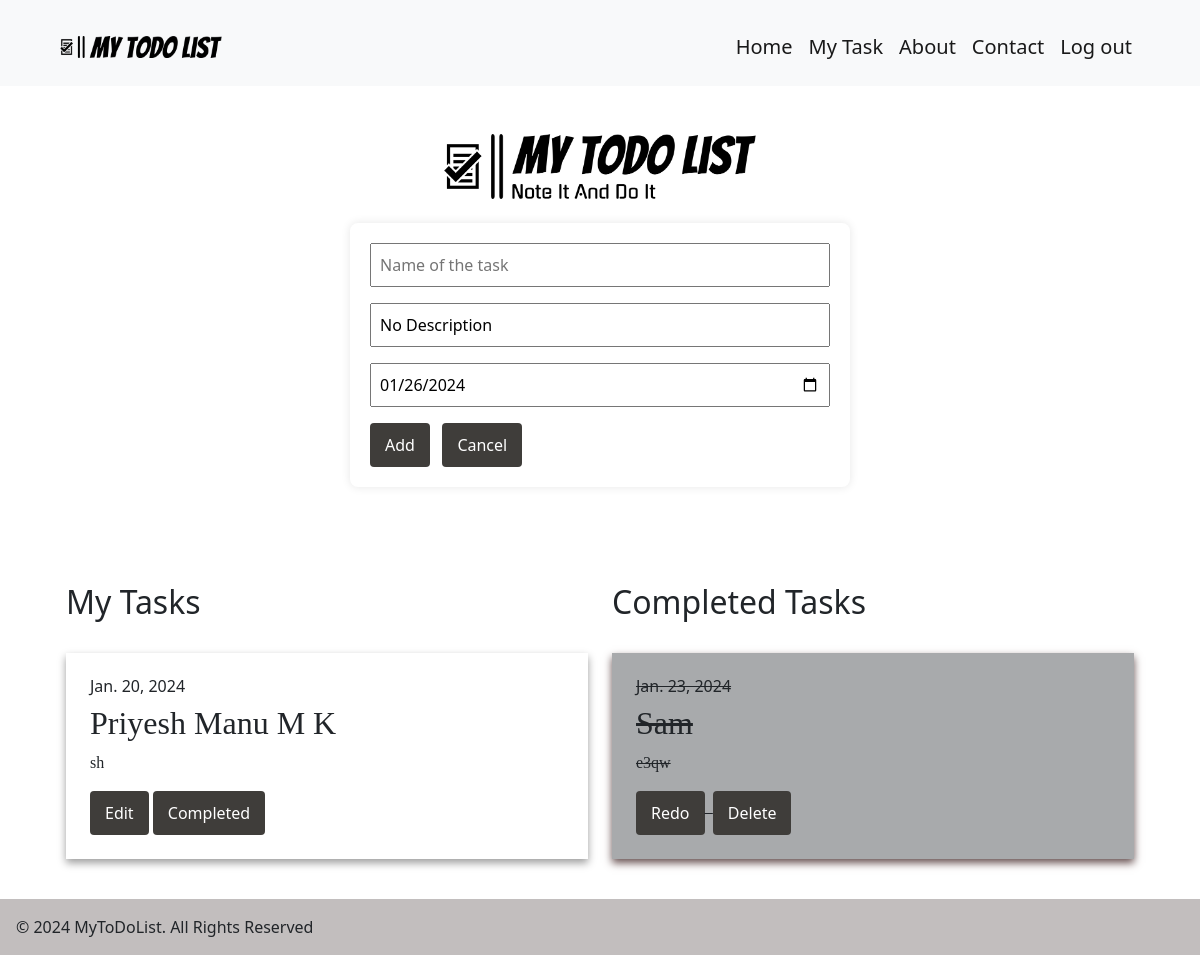
Before: / (signed in) with the older database file.
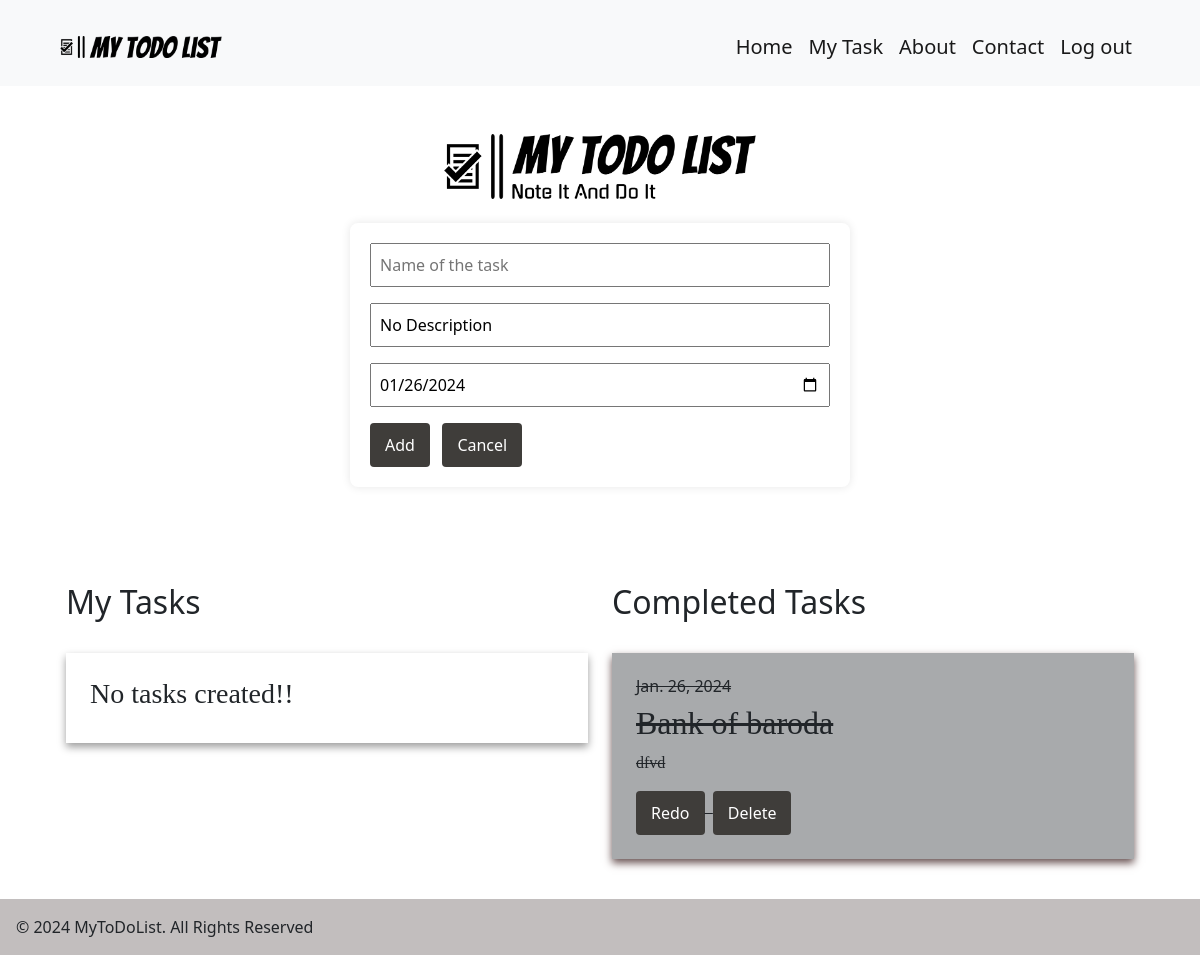
After: the same page with the newer database file.
### home/models.py (models this page shows, shortened)
class MyTask(models.Model):
    user = models.ForeignKey(User, on_delete=models.CASCADE)
    task_name = models.CharField(max_length=100)
    task_des = models.TextField()
    task_date = models.DateField(default=datetime.date.today)

class CompletedTask(models.Model):
    user = models.ForeignKey(User, on_delete=models.CASCADE)
    completed_task_name = models.CharField(max_length=100)
    completed_task_des = models.TextField()
    completed_task_date = models.DateField(default=datetime.date.today)

### home/views.py (the view, shortened to what this page needs)
# urls.py: path('',views.home, name='home' ),
@login_required
def home(request):
    tasks = {
        'my_task': MyTask.objects.filter(user=request.user),
        'com_task': CompletedTask.objects.filter(user=request.user),
    }
    return render(request, 'index.html', tasks)

### templates/index.html (shortened to what this page needs)
{% extends "base.html" %}
{% load static %}
{% block content %}
<div class="pt-4 container">
    <div class="text-center">
        <br>
        <img src="{% static "image/head.png" %}" alt="" id="head">
    </div>
    <div class="p-4">
        <form method="post">
            <input type="text" name="name" placeholder="Name of the task" id="newTask" required><br>
            <input type="text" name="description" placeholder="Description of the task" value="No Description"><br>
            <input type="date" name="date" placeholder="Date" value="{% now 'Y-m-d' %}" >
            <br>
            <a href="#mytask"><button type="submit">Add</button></a>&nbsp;&nbsp;
            <a href="{% url 'home' %}"><button type="cancel">Cancel</button></a>
        </form><br><br>
    </div>
    <div class="p-4" >
        <div class="row task-list">
            <div class="col-md-6"  id="mytask">
                <h2 >My Tasks</h2><br>
                {% for task in my_task %}
                    <div class="p-4 " style="background-color: #ffffff; box-shadow: 0 4px 8px rgba(0, 0, 0, 0.39); ">
                        <h6>{{ task.task_date }}</h6>
                        <h2 style="font-family: 'Pacifico', cursive;">{{ task.task_name }}</h2>
                        <p style="font-family: 'Pacifico', cursive;">{{ task.task_des }}</p>
                        <a href="{% url 'edit' task.id %}"><button>Edit</button></a>
                        <a href="{% url 'completed' task.id %}#comtask"><button>Completed</button></a>
                    </div><br>
                {% empty %}
                    <div class="p-4 pb-0" style="background-color: #ffffff; box-shadow: 0 4px 8px rgba(0, 0, 0, 0.39);">
                        <h3 style="font-family: 'Pacifico', cursive;">No tasks created!!</h3><br>
                    </div>
                {% endfor %}
                <br>
            </div>
            <div class="col-md-6" id="comtask">
                <h2>Completed Tasks</h2><br>
                {% for task in com_task %}
                    <div class="p-4 text-decoration-line-through" style="background-color: #a8aaac; box-shadow: 0 4px 8px rgb(104, 81, 81);">
                        <h6>{{ task.completed_task_date }}</h6>
                        <h2 style="font-family: 'Pacifico', cursive;">{{ task.completed_task_name }}</h2>
                        <p style="font-family: 'Pacifico', cursive;">{{ task.completed_task_des }}</p>
                        <a href="{% url 'redo' task.id %}#mytask"><button>Redo</button></a>&nbsp;
                        <a href="{% url 'delete' task.id %}#comtask"><button>Delete</button></a>
                    </div><br>
                {% empty %}
                    <div class="p-4 pb-0" style="background-color: #a8aaac; box-shadow: 0 4px 8px rgb(104, 81, 81);">
                        <h3 style="font-family: 'Pacifico', cursive;">Tasks are not completed!!</h3><br>
                    </div>
                {% endfor %}
                <br><br>
            </div>
        </div>
    </div>
</div>
{% endblock content %}

### templates/base.html (shortened to what this page needs)
<!DOCTYPE html>
{% load static %}
<html lang="en">
<head>
    <link href="https://cdn.jsdelivr.net/npm/bootstrap@5.2.3/dist/css/bootstrap.min.css" rel="stylesheet">
    <link rel="stylesheet" href="{% static "css/mytodlist.css" %}">
</head>
<body>
  <header>
    <nav class="navbar navbar-expand-lg navbar-light bg-light ps-5 pe-5 pt-4 pb-3">
      <div class="container-fluid">
        <img src="{% static "image/header.png" %}" alt="" id="navlogo" class="img-fluid">
        <div class="collapse navbar-collapse fs-5" id="navbarNavDropdown">
          <ul class="navbar-nav ms-auto">
            <li class="nav-item">
              <a class="nav-link active" aria-current="page" href="{% url 'home' %}">Home</a>
            </li>
            <li class="nav-item">
              <a class="nav-link active" href="{% url 'home' %}#mytask">My Task</a>
            </li>
            <li class="nav-item">
              <a class="nav-link active" href="{% url 'about' %}">About</a>
            </li>
            <li class="nav-item">
              <a class="nav-link active" href="{% url 'contact' %}">Contact</a>
            </li>
            {% if user.is_authenticated %}
              <li class="nav-item">
                <a class="nav-link active" aria-current="page" href="{% url 'logout' %}">Log out</a>
              </li>
            {% endif %}
          </ul>
        </div>
      </div>
    </nav>
  </header>
  {% block content %}
  {% endblock content %}
  <footer class="fixed-bottom p-3" style="background-color: #c2bebe; ">
    <div class="row align-items-center">
      <div class="col-12 col-md-8 text-center text-md-start">
        © 2024 MyToDoList. All Rights Reserved
      </div>
    </div>
  </footer>
</body>
</html>

### Static/css/mytodlist.css (style rules this page uses)
#navlogo { width: 15%; height: auto; max-width: 100%; }
#head { width: 28%; }
form { background-color: #ffffff; padding: 20px; border-radius: 8px; box-shadow: 0 0 10px rgba(0, 0, 0, 0.1); width: 100%; max-width: 500px; box-sizing: border-box; margin: 0 auto; }
input { width: 100%; padding: 8px; margin-bottom: 16px; box-sizing: border-box; }
button { background-color: #3f3d3a; color: #fff; padding: 10px 15px; border: none; border-radius: 4px; cursor: pointer; font-size: 16px; }

Changed rows visible on the page:
removed MyTask: task_date "Jan. 20, 2024", task_name "Priyesh Manu M K", task_des "sh"
removed CompletedTask: completed_task_date "Jan. 23, 2024", completed_task_name "Sam", completed_task_des "e3qw"
added CompletedTask: completed_task_date "Jan. 26, 2024", completed_task_name "Bank of baroda", completed_task_des "dfvd"
Other visible differences:
text now shown: "No tasks created!!"
